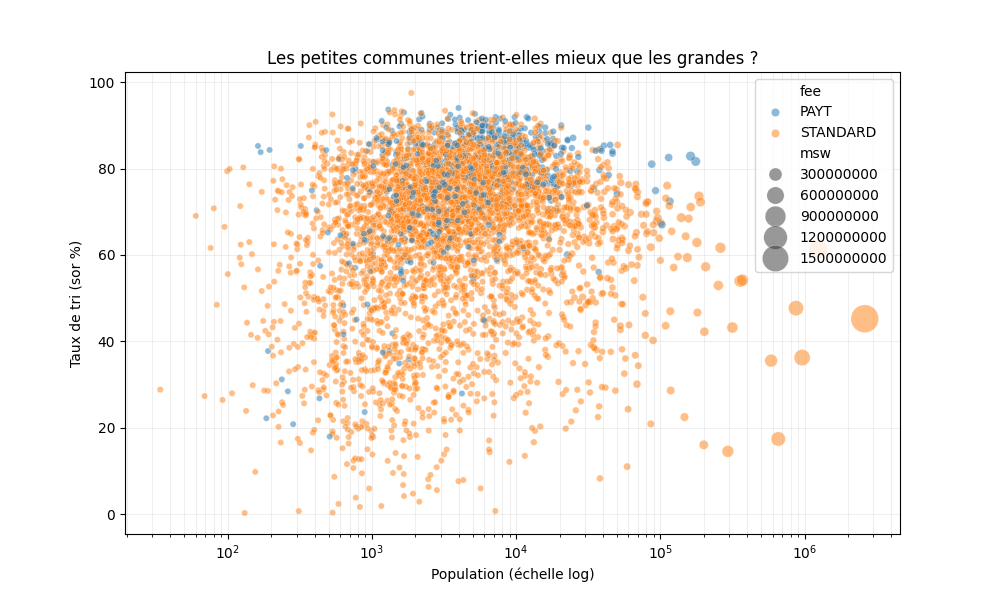

Python code for this plot:
import pandas as pd
import matplotlib.pyplot as plt
import seaborn as sns


df = pd.read_csv('data/public_data_waste_fee.csv')
print(df)

plt.figure(figsize=(10, 6))
#On utilise une échelle log pour la population car les écarts sont énormes
sns.scatterplot(data=df, x='pop', y='sor', size='msw', hue='fee', alpha=0.5, sizes=(20, 400))
plt.xscale('log')
plt.title('Les petites communes trient-elles mieux que les grandes ?')
plt.xlabel('Population (échelle log)')
plt.ylabel('Taux de tri (sor %)')
plt.grid(True, which="both", ls="-", alpha=0.2)
plt.show()
print("r")
